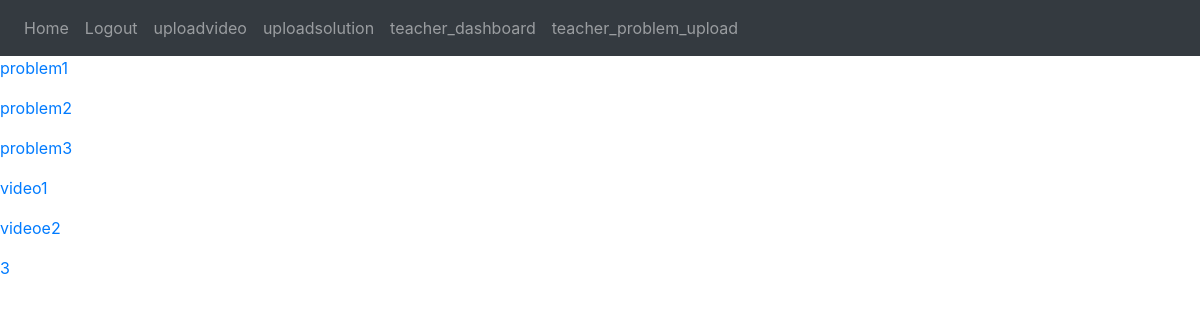
Page / (signed in) on the earlier database version.
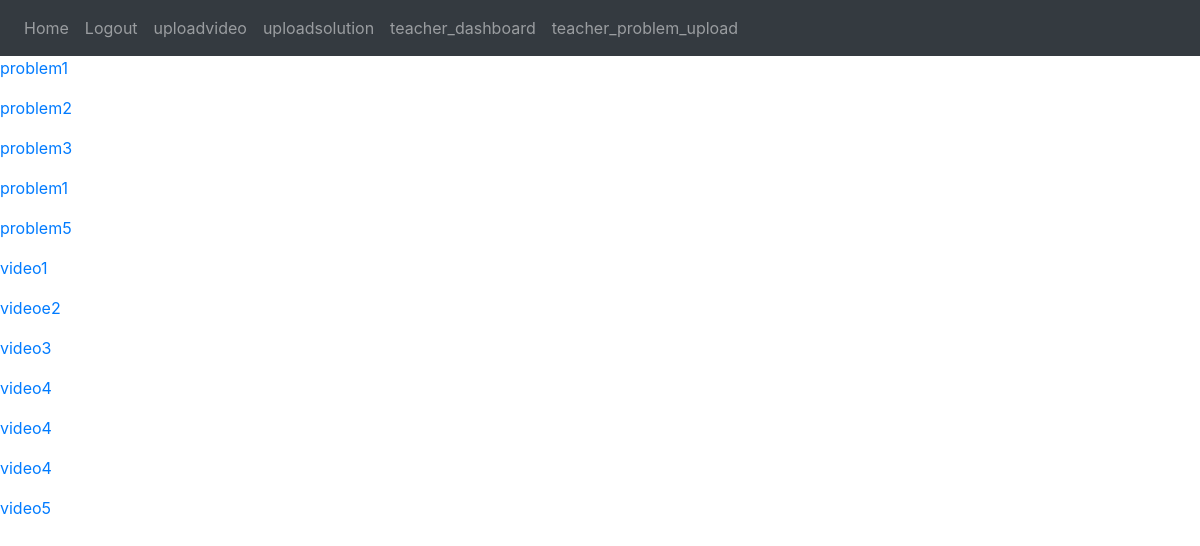
Same page on the later database version.
### classroom/models.py (models this page shows, shortened)
class Problem(models.Model):
    name = models.CharField(max_length=30,default="problem1")
    text = models.TextField()
    deadline= models.DateTimeField(auto_now_add=True)

class Videos(models.Model):
    title = models.CharField(max_length=100)
    video = models.FileField(upload_to='videos/')

### classroom/views.py (the view)
# urls.py: path("", views.homepage, name="homepage"),
@login_required(login_url='/login')
def homepage(request):
    Problem1=Problem.objects.all
    Videos1=Videos.objects.all
    return render(request = request,
                  template_name='classroom/home.html',
                  context = {"Problem1":Problem1,"Videos1":Videos1})

### classroom/templates/classroom/home.html
{% extends 'base.html'%}
{% block content  %}
  {% for problem in Problem1 %}
<a href="{%url 'problem_detail' problem.id %}"><p>{{problem.name}}</p></a>
  {% endfor%}
{% for video in Videos1 %}
<a href="{%url 'video_detail' video.id %}"><p>{{video.title}}</p></a>
  {% endfor%}
{% endblock %}

Differences in the rows shown:
removed Videos: title "3"
added Problem: name "problem1"
added Problem: name "problem5"
added Videos: title "video3"
added Videos: title "video4"
added Videos: title "video4"
added Videos: title "video4"
added Videos: title "video5"
